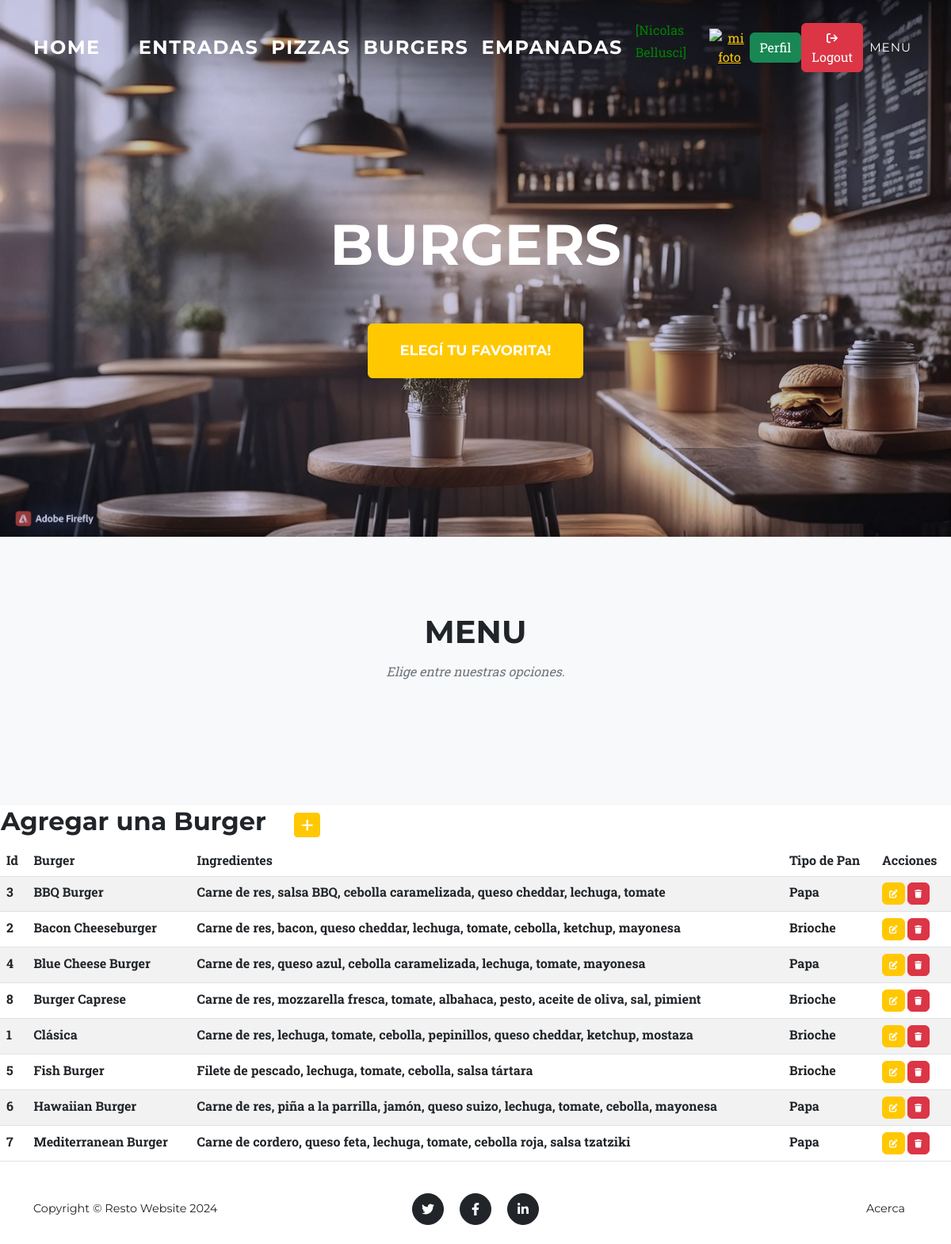
Page /Burgers/ (signed in) on the committed database.
### menu/models.py (models this page shows, shortened)
class Burger(models.Model):
    nombre = models.CharField(max_length=50)
    ingredientes = models.CharField(max_length=100)
    tipo_pan = models.CharField(max_length=50)
    class Meta:
        ordering = ["nombre"]
        verbose_name = "Burger"
        verbose_name_plural = "Burgers"

### menu/views.py (the view)
# urls.py: path('Burgers/', burgers, name="Burgers"),
@login_required
def burgers(request):
    contexto = {"Burgers": Burger.objects.all()}
    return render(request, "menu/Burgers.html", contexto)

### menu/templates/menu/Burgers.html (shortened to what this page needs)
{% extends 'menu/index.html' %}
{% block titulo %}
<div class="masthead-heading text-uppercase">Burgers</div>
<a class="btn btn-primary btn-xl text-uppercase" href="#portfolio">Elegí tu favorita!</a>
{% endblock titulo %}
{% block contenido %}
<table>
    <tr>
        <td width="370"><h2>Agregar una Burger</h2></td>
        <td>
            <a
            href="{% url 'BurgersForm'%}"
            class="btn btn-primary btn-sm"
            ><i class="fa fa-plus fa-lg" title="Crear"> </i>
            </a>
        </td>
    </tr>
</table>
<table class="table table-striped">
    <thead>
        <tr>
            <th>Id</th>
            <th>Burger</th>
            <th>Ingredientes</th>
            <th>Tipo de Pan</th>
            <th>Acciones</th>
    </thead>
    <tbody>
    {% for b in Burgers %}
        <tr>
            <th>{{b.id}}</th>
            <th>{{b.nombre}}</th>
            <th>{{b.ingredientes}}</th>
            <th>{{b.tipo_pan}}</th>
            <td>
                <a
                  href="{% url 'BurgersUpdate' b.id %}"
                  class="btn btn-primary"
                  style="--bs-btn-padding-y: .25rem; --bs-btn-padding-x: .5rem; --bs-btn-font-size: .75rem;"
                  ><i class="fa fa-edit fa-sm" title="Edit Record"></i>
                </a>
                <a
                  href="{% url 'BurgersDelete' b.id %}"
                  class="btn btn-danger"
                  style="--bs-btn-padding-y: .25rem; --bs-btn-padding-x: .5rem; --bs-btn-font-size: .75rem;"
                  ><i class="fa fa-trash fa-sm" title="Delete Record"></i>
                </a>
            </td>
        </tr>
    {% endfor %}
    </tbody>
</table>
{% endblock contenido %}

### menu/templates/menu/index.html (shortened to what this page needs)
<!DOCTYPE html>
<html lang="en">
    <head>
        {% load static %}
        <link href="{% static 'css/styles.css' %}" rel="stylesheet" />
        <link rel="stylesheet" href="https://cdnjs.cloudflare.com/ajax/libs/font-awesome/6.4.0/css/all.min.css">
    </head>
    <body id="page-top">
        <nav class="navbar navbar-expand-lg navbar-dark fixed-top" id="mainNav">
            <div class="container">
                <a class="navbar-brand" href="{% url 'Home' %}">Home</a>
            {% if user.is_authenticated %}
                <a class="navbar-brand" href="{% url 'Entradas' %}">Entradas</a>
                <a class="navbar-brand" href="{% url 'Pizzas' %}">Pizzas</a>
                <a class="navbar-brand" href="{% url 'Burgers' %}">Burgers</a>
                <a class="navbar-brand" href="{% url 'Empanadas' %}">Empanadas</a>
                <p style="color:green"> [{{user.first_name}} {{user.last_name}}]</p>
                <div class="text-center">
                    <a href="{% url 'agregar_avatar' %}"><img src="{{request.session.avatar}}" height="40px" width="40px" alt="mi foto"></a>
                </div>
                <a class="btn btn-success" href="{% url 'perfil' %}">Perfil</a>
                <form action="{% url 'logout' %}" method="post">
                    <button class="btn btn-danger text-white" type="submit"><i class="fa-solid fa-arrow-right-from-bracket fa-sm" title="Logout"></i> Logout</button>
                </form>
            {% else %}
                <a class="btn btn-primary" href="{% url 'login' %}">Login</a>
                <a class="btn btn-success" href="{% url 'register' %}">Registrate</a>
            {% endif %}
                <div class="collapse navbar-collapse" id="navbarResponsive">
                    <ul class="navbar-nav text-uppercase ms-auto py-4 py-lg-0">
                        <li class="nav-item"><a class="nav-link" href="#portfolio">Menu</a></li>
                    </ul>
                </div>
            </div>
        </nav>
        <header class="masthead">
            <div class="container">
                {% block titulo %}{% endblock titulo %}
            </div>
        </header>
        <section class="page-section bg-light" id="portfolio">
            <div class="container">
                {% block titulo_menu %}
                <div class="text-center">
                    <h2 class="section-heading text-uppercase">Menu</h2>
                    <h3 class="section-subheading text-muted">Elige entre nuestras opciones.</h3>
                </div>
                {% endblock titulo_menu %}
                </div>
        </section>
{% block contenido %}
{% endblock contenido %}
        <footer class="footer py-4">
            <div class="container">
                <div class="row align-items-center">
                    <div class="col-lg-4 text-lg-start">Copyright &copy; Resto Website 2024</div>
                    <div class="col-lg-4 my-3 my-lg-0">
                        <a class="btn btn-dark btn-social mx-2" href="#!" aria-label="Twitter"><i class="fab fa-twitter"></i></a>
                        <a class="btn btn-dark btn-social mx-2" href="#!" aria-label="Facebook"><i class="fab fa-facebook-f"></i></a>
                        <a class="btn btn-dark btn-social mx-2" href="#!" aria-label="LinkedIn"><i class="fab fa-linkedin-in"></i></a>
                    </div>
                    <div class="col-lg-4 text-lg-end">
                        <a class="link-dark text-decoration-none me-3" href="{% url 'Acerca' %}">Acerca</a>
                    </div>
                </div>
            </div>
        </footer>
    </body>
</html>

### rows in the picture
Burger: id "3", nombre "BBQ Burger", ingredientes "Carne de res, salsa BBQ, cebolla caramelizada, queso cheddar, lechuga, tomate", tipo_pan "Papa"
Burger: id "2", nombre "Bacon Cheeseburger", ingredientes "Carne de res, bacon, queso cheddar, lechuga, tomate, cebolla, ketchup, mayonesa", tipo_pan "Brioche"
Burger: id "4", nombre "Blue Cheese Burger", ingredientes "Carne de res, queso azul, cebolla caramelizada, lechuga, tomate, mayonesa", tipo_pan "Papa"
Burger: id "8", nombre "Burger Caprese", ingredientes "Carne de res, mozzarella fresca, tomate, albahaca, pesto, aceite de oliva, sal, pimient", tipo_pan "Brioche"
Burger: id "1", nombre "Clásica", ingredientes "Carne de res, lechuga, tomate, cebolla, pepinillos, queso cheddar, ketchup, mostaza", tipo_pan "Brioche"
Burger: id "5", nombre "Fish Burger", ingredientes "Filete de pescado, lechuga, tomate, cebolla, salsa tártara", tipo_pan "Brioche"
Burger: id "6", nombre "Hawaiian Burger", ingredientes "Carne de res, piña a la parrilla, jamón, queso suizo, lechuga, tomate, cebolla, mayonesa", tipo_pan "Papa"
Burger: id "7", nombre "Mediterranean Burger", ingredientes "Carne de cordero, queso feta, lechuga, tomate, cebolla roja, salsa tzatziki", tipo_pan "Papa"

### other values in the picture
{{ user.first_name }} "Nicolas"
{{ user.last_name }} "Bellusci"
